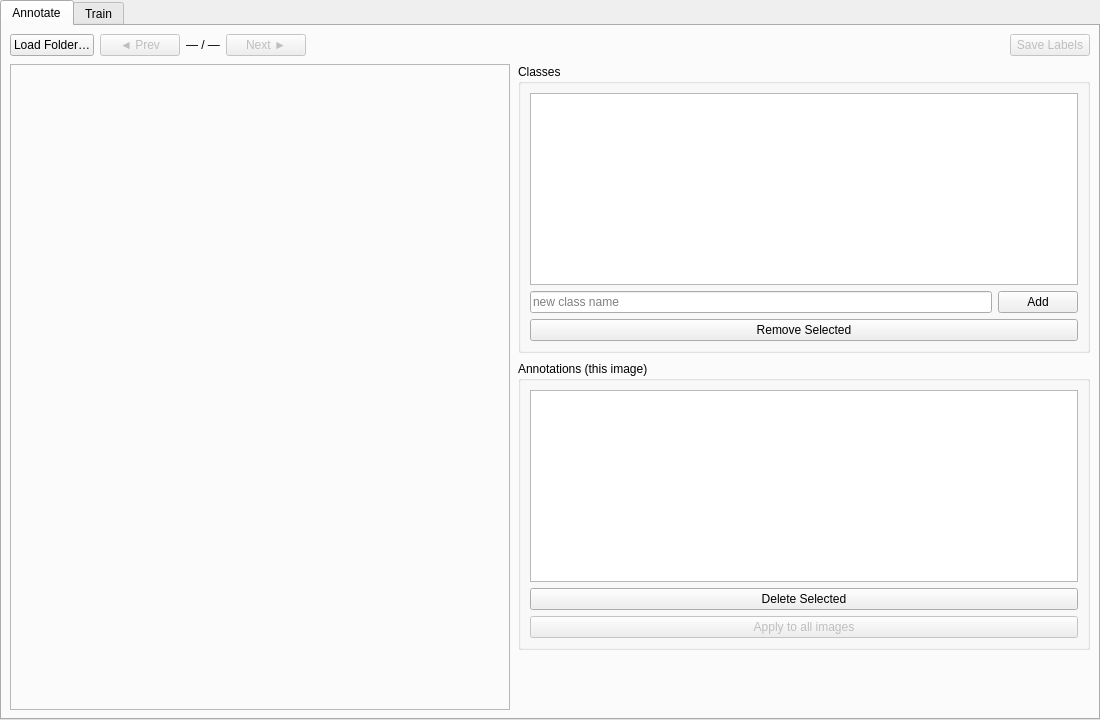
<?xml version="1.0" encoding="UTF-8"?>
<ui version="4.0">
 <class>YoloStudioWidget</class>
 <widget class="QWidget" name="YoloStudioWidget">
  <property name="geometry">
   <rect><x>0</x><y>0</y><width>1100</width><height>720</height></rect>
  </property>
  <layout class="QVBoxLayout" name="rootLayout">
   <property name="spacing"><number>0</number></property>
   <property name="leftMargin"><number>0</number></property>
   <property name="topMargin"><number>0</number></property>
   <property name="rightMargin"><number>0</number></property>
   <property name="bottomMargin"><number>0</number></property>
   <item>
    <widget class="QTabWidget" name="tabWidget">

     <!-- ═══════════════════════ ANNOTATE TAB ═══════════════════════ -->
     <widget class="QWidget" name="annotationTab">
      <attribute name="title"><string>Annotate</string></attribute>
      <layout class="QVBoxLayout" name="annotationLayout">
       <property name="spacing"><number>8</number></property>
       <property name="leftMargin"><number>8</number></property>
       <property name="topMargin"><number>8</number></property>
       <property name="rightMargin"><number>8</number></property>
       <property name="bottomMargin"><number>8</number></property>

       <!-- navigation bar -->
       <item>
        <layout class="QHBoxLayout" name="navLayout">
         <property name="spacing"><number>6</number></property>
         <item>
          <widget class="QPushButton" name="btnLoadFolder">
           <property name="text"><string>Load Folder…</string></property>
          </widget>
         </item>
         <item>
          <widget class="QPushButton" name="btnPrev">
           <property name="text"><string>◄ Prev</string></property>
           <property name="enabled"><bool>false</bool></property>
          </widget>
         </item>
         <item>
          <widget class="QLabel" name="lblImageCounter">
           <property name="text"><string>— / —</string></property>
           <property name="minimumWidth"><number>60</number></property>
           <property name="alignment"><set>Qt::AlignmentFlag::AlignCenter</set></property>
          </widget>
         </item>
         <item>
          <widget class="QPushButton" name="btnNext">
           <property name="text"><string>Next ►</string></property>
           <property name="enabled"><bool>false</bool></property>
          </widget>
         </item>
         <item>
          <widget class="QLabel" name="lblCurrentFile">
           <property name="text"><string/>
           </property>
          </widget>
         </item>
         <item>
          <spacer name="navSpacer">
           <property name="orientation"><enum>Qt::Orientation::Horizontal</enum></property>
           <property name="sizeHint" stdset="0"><size><width>40</width><height>20</height></size></property>
          </spacer>
         </item>
         <item>
          <widget class="QPushButton" name="btnSaveLabels">
           <property name="text"><string>Save Labels</string></property>
           <property name="enabled"><bool>false</bool></property>
          </widget>
         </item>
        </layout>
       </item>

       <!-- main area: canvas placeholder + right panel -->
       <item>
        <layout class="QHBoxLayout" name="mainAreaLayout">
         <property name="spacing"><number>8</number></property>

         <!-- canvas placeholder (replaced in code with LabelingCanvas) -->
         <item>
          <widget class="QFrame" name="canvasFrame">
           <property name="minimumSize"><size><width>500</width><height>500</height></size></property>
           <property name="frameShape"><enum>QFrame::Shape::StyledPanel</enum></property>
           <property name="frameShadow"><enum>QFrame::Shadow::Sunken</enum></property>
          </widget>
         </item>

         <!-- right panel -->
         <item>
          <widget class="QWidget" name="annotationControls">
           <property name="maximumWidth"><number>250</number></property>
           <property name="minimumWidth"><number>220</number></property>
           <layout class="QVBoxLayout" name="controlsLayout">
            <property name="spacing"><number>8</number></property>
            <property name="leftMargin"><number>0</number></property>
            <property name="topMargin"><number>0</number></property>
            <property name="rightMargin"><number>0</number></property>
            <property name="bottomMargin"><number>0</number></property>

            <!-- classes group -->
            <item>
             <widget class="QGroupBox" name="groupClasses">
              <property name="title"><string>Classes</string></property>
              <layout class="QVBoxLayout" name="classesLayout">
               <item>
                <widget class="QListWidget" name="lstClasses">
                 <property name="minimumHeight"><number>100</number></property>
                </widget>
               </item>
               <item>
                <layout class="QHBoxLayout">
                 <item>
                  <widget class="QLineEdit" name="lineClassName">
                   <property name="placeholderText"><string>new class name</string></property>
                  </widget>
                 </item>
                 <item>
                  <widget class="QPushButton" name="btnAddClass">
                   <property name="text"><string>Add</string></property>
                   <property name="maximumWidth"><number>40</number></property>
                  </widget>
                 </item>
                </layout>
               </item>
               <item>
                <widget class="QPushButton" name="btnRemoveClass">
                 <property name="text"><string>Remove Selected</string></property>
                </widget>
               </item>
              </layout>
             </widget>
            </item>

            <!-- annotations group -->
            <item>
             <widget class="QGroupBox" name="groupAnnotations">
              <property name="title"><string>Annotations (this image)</string></property>
              <layout class="QVBoxLayout" name="annotationsLayout">
               <item>
                <widget class="QListWidget" name="lstAnnotations">
                 <property name="minimumHeight"><number>120</number></property>
                </widget>
               </item>
                <item>
                 <widget class="QPushButton" name="btnDeleteAnnotation">
                  <property name="text"><string>Delete Selected</string></property>
                 </widget>
                </item>
                <item>
                 <widget class="QPushButton" name="btnApplyToAll">
                  <property name="text"><string>Apply to all images</string></property>
                  <property name="enabled"><bool>false</bool></property>
                  <property name="toolTip"><string>Copy current annotations to every image in the folder</string></property>
                 </widget>
                </item>
               </layout>
              </widget>
             </item>

            <item>
             <spacer name="controlsSpacer">
              <property name="orientation"><enum>Qt::Orientation::Vertical</enum></property>
              <property name="sizeHint" stdset="0"><size><width>20</width><height>40</height></size></property>
             </spacer>
            </item>
           </layout>
          </widget>
         </item>
        </layout>
       </item>
      </layout>
     </widget>

     <!-- ═══════════════════════ TRAIN TAB ═══════════════════════ -->
     <widget class="QWidget" name="trainingTab">
      <attribute name="title"><string>Train</string></attribute>
      <layout class="QVBoxLayout" name="trainingLayout">
       <property name="spacing"><number>10</number></property>
       <property name="leftMargin"><number>16</number></property>
       <property name="topMargin"><number>16</number></property>
       <property name="rightMargin"><number>16</number></property>
       <property name="bottomMargin"><number>16</number></property>

       <!-- form -->
       <item>
        <layout class="QFormLayout" name="trainingForm">
         <property name="verticalSpacing"><number>10</number></property>

         <item row="0" column="0">
          <widget class="QLabel"><property name="text"><string>Dataset folder:</string></property></widget>
         </item>
         <item row="0" column="1">
          <layout class="QHBoxLayout">
           <item><widget class="QLineEdit" name="lineDatasetPath"><property name="placeholderText"><string>/path/to/annotated/images</string></property></widget></item>
           <item><widget class="QPushButton" name="btnBrowseDataset"><property name="text"><string>Browse…</string></property></widget></item>
          </layout>
         </item>

         <item row="1" column="0">
          <widget class="QLabel"><property name="text"><string>Classes found:</string></property></widget>
         </item>
         <item row="1" column="1">
          <widget class="QLabel" name="lblClassesSummary"><property name="text"><string>—</string></property></widget>
         </item>

         <item row="2" column="0">
          <widget class="QLabel"><property name="text"><string>Model:</string></property></widget>
         </item>
         <item row="2" column="1">
          <widget class="QComboBox" name="cmbModel"/>
         </item>

         <item row="3" column="0">
          <widget class="QLabel"><property name="text"><string>Epochs:</string></property></widget>
         </item>
         <item row="3" column="1">
          <layout class="QHBoxLayout">
           <item>
            <widget class="QSlider" name="sliderEpochs">
             <property name="minimum"><number>5</number></property>
             <property name="maximum"><number>200</number></property>
             <property name="value"><number>50</number></property>
             <property name="orientation"><enum>Qt::Orientation::Horizontal</enum></property>
            </widget>
           </item>
           <item>
            <widget class="QLabel" name="lblEpochs">
             <property name="text"><string>50</string></property>
             <property name="minimumWidth"><number>36</number></property>
             <property name="alignment"><set>Qt::AlignmentFlag::AlignCenter</set></property>
            </widget>
           </item>
          </layout>
         </item>

         <item row="4" column="0">
          <widget class="QLabel"><property name="text"><string>Validation split:</string></property></widget>
         </item>
         <item row="4" column="1">
          <layout class="QHBoxLayout">
           <item>
            <widget class="QSlider" name="sliderValSplit">
             <property name="minimum"><number>10</number></property>
             <property name="maximum"><number>40</number></property>
             <property name="value"><number>20</number></property>
             <property name="orientation"><enum>Qt::Orientation::Horizontal</enum></property>
            </widget>
           </item>
           <item>
            <widget class="QLabel" name="lblValSplit">
             <property name="text"><string>20 %</string></property>
             <property name="minimumWidth"><number>36</number></property>
             <property name="alignment"><set>Qt::AlignmentFlag::AlignCenter</set></property>
            </widget>
           </item>
          </layout>
         </item>

         <item row="5" column="0">
          <widget class="QLabel"><property name="text"><string>Output folder:</string></property></widget>
         </item>
         <item row="5" column="1">
          <layout class="QHBoxLayout">
           <item><widget class="QLineEdit" name="lineOutputDir"><property name="placeholderText"><string>/path/to/save/models</string></property></widget></item>
           <item><widget class="QPushButton" name="btnBrowseOutput"><property name="text"><string>Browse…</string></property></widget></item>
          </layout>
         </item>

        </layout>
       </item>

       <item>
        <widget class="QPushButton" name="btnStartTraining">
         <property name="text"><string>Start Training</string></property>
         <property name="minimumHeight"><number>36</number></property>
        </widget>
       </item>

       <item>
        <widget class="QProgressBar" name="progressTraining">
         <property name="value"><number>0</number></property>
         <property name="textVisible"><bool>true</bool></property>
        </widget>
       </item>

       <item>
        <widget class="QLabel" name="lblTrainingStatus">
         <property name="text"><string/></property>
        </widget>
       </item>

       <item>
        <widget class="QTextEdit" name="logTraining">
         <property name="readOnly"><bool>true</bool></property>
         <property name="minimumHeight"><number>120</number></property>
        </widget>
       </item>

       <item>
        <layout class="QHBoxLayout">
         <item>
          <widget class="QLabel" name="lblModelPath">
           <property name="text"><string/></property>
          </widget>
         </item>
         <item>
          <widget class="QPushButton" name="btnOpenModelFolder">
           <property name="text"><string>Open Output Folder</string></property>
           <property name="visible"><bool>false</bool></property>
          </widget>
         </item>
        </layout>
       </item>

      </layout>
     </widget>

    </widget>
   </item>
  </layout>
 </widget>
 <resources/>
 <connections/>
</ui>
